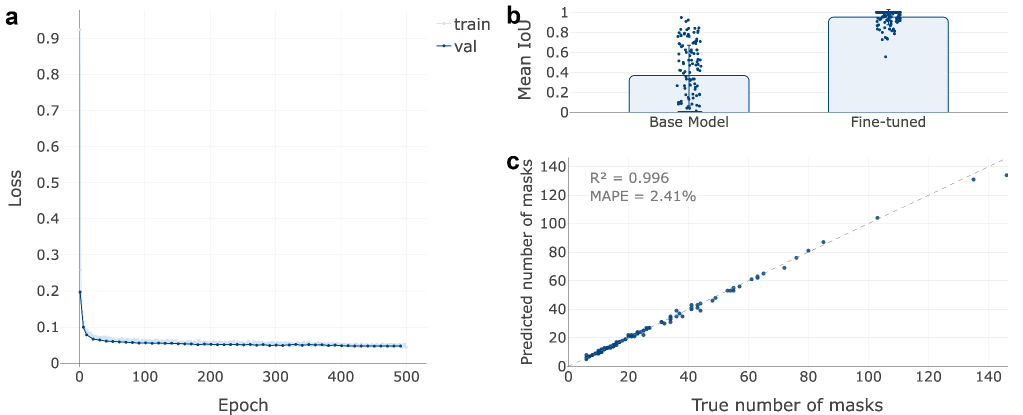
#> input picture manuscript_figures/SI/figureS6/output/Figure_S6.png, 2046 x 829 px (shown at 1/2 size)
$ jupyter execute figureS6.ipynb
#> lines starting #> are read from the running program, lines starting #| are printed output that depends on the picture
# Supplementary Figure 6

**Fine tuning cyto2 to segment *Fusarium oxysporum* spores**

- **Is** — a screenshot of the running Mycol app; nothing here can redraw it
- **Does** — copies `assets/Figure_S6.png` into `output/`
- **Panels** — Plotly figures stored in the session: **a** `cellpose_training_losses.json` · **b** `cellpose_iou_comparison.json` · **c** `cellpose_tuned_counts_comparison.json`
- **Note** — **b**'s axis reads *Mean IoU*; the SI caption says AP0.5
- **Kernel** — `mycol_colonies_env`, run top to bottom

[cell 1]
import shutil
from pathlib import Path

from IPython.display import display
from PIL import Image

OUTPUT = Path("output")
OUTPUT.mkdir(exist_ok=True)
out = shutil.copy2("assets/Figure_S6.png", OUTPUT / "Figure_S6.png")

im = Image.open(out)
#> im is the input picture: PIL image 2046x829 RGB; mean R, G, B 248.9, 249.6, 250.3
print(f"wrote {out}  {im.width} x {im.height} px, {Path(out).stat().st_size:,} B")
#| wrote output/Figure_S6.png  2046 x 829 px, 93,042 B
im.thumbnail((900, 900))
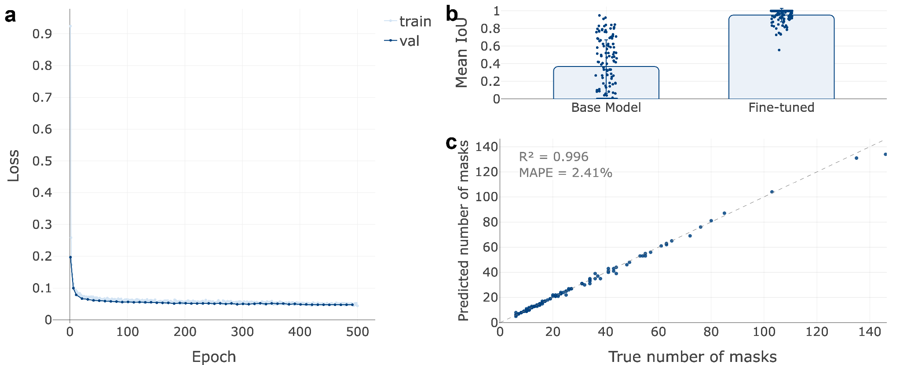
#> im: PIL image 900x365 RGB; mean R, G, B 248.8, 249.5, 250.2
display(im.convert("RGB"))
